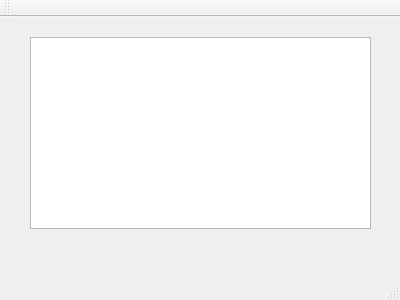
<?xml version="1.0" encoding="UTF-8"?>
<ui version="4.0">
 <class>MainWindow</class>
 <widget class="QMainWindow" name="MainWindow">
  <property name="geometry">
   <rect>
    <x>0</x>
    <y>0</y>
    <width>400</width>
    <height>300</height>
   </rect>
  </property>
  <property name="windowTitle">
   <string>MainWindow</string>
  </property>
  <widget class="QWidget" name="centralWidget">
   <widget class="QListWidget" name="listStudents">
    <property name="geometry">
     <rect>
      <x>30</x>
      <y>20</y>
      <width>341</width>
      <height>192</height>
     </rect>
    </property>
   </widget>
  </widget>
  <widget class="QMenuBar" name="menuBar">
   <property name="geometry">
    <rect>
     <x>0</x>
     <y>0</y>
     <width>400</width>
     <height>22</height>
    </rect>
   </property>
  </widget>
  <widget class="QToolBar" name="mainToolBar">
   <attribute name="toolBarArea">
    <enum>TopToolBarArea</enum>
   </attribute>
   <attribute name="toolBarBreak">
    <bool>false</bool>
   </attribute>
  </widget>
  <widget class="QStatusBar" name="statusBar"/>
 </widget>
 <layoutdefault spacing="6" margin="11"/>
 <resources/>
 <connections/>
</ui>
